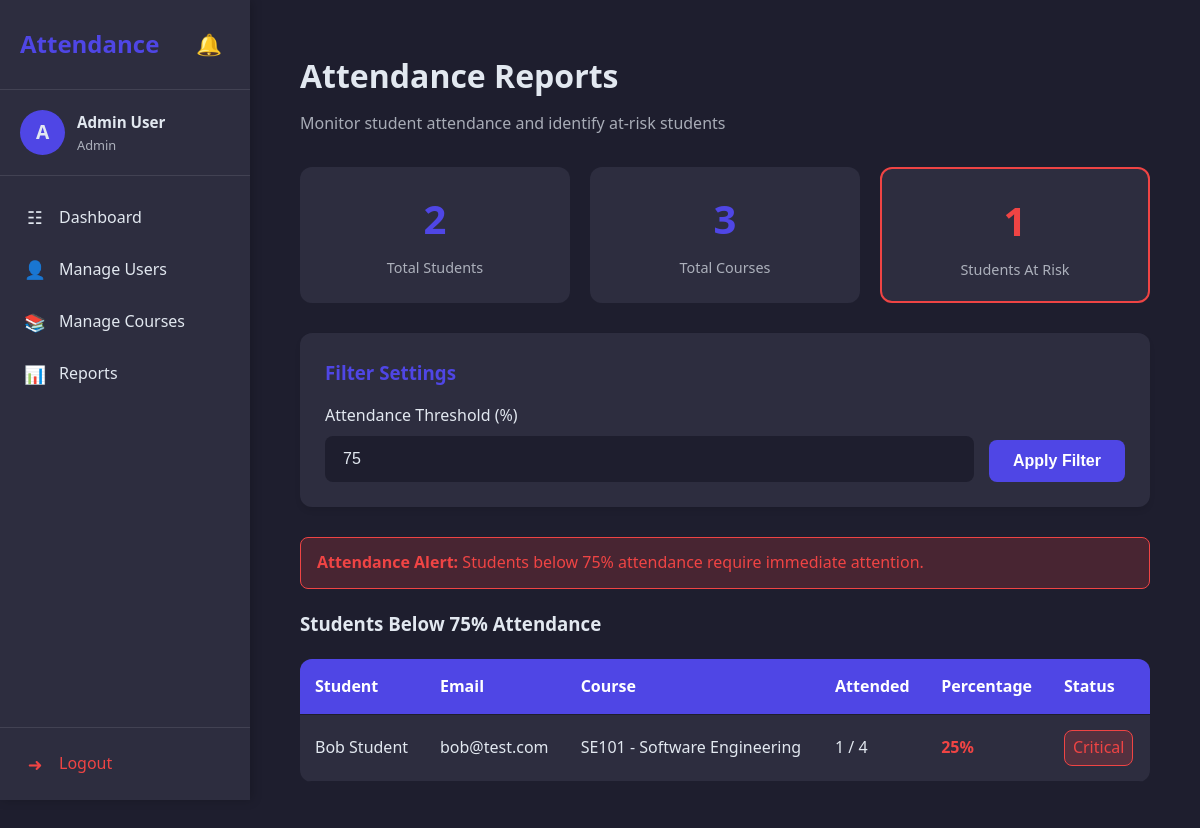
Screenshot of /admin/reports.php (signed in) with the database file from the repository.
### tables this page shows
CREATE TABLE courses (
    course_id INT AUTO_INCREMENT PRIMARY KEY,
    course_name VARCHAR(100),
    course_code VARCHAR(20),
    lecturer_id INT,
    color VARCHAR(7) DEFAULT '#4f46e5',
    FOREIGN KEY (lecturer_id) REFERENCES users(user_id)
);

CREATE TABLE users (
    user_id INT AUTO_INCREMENT PRIMARY KEY,
    name VARCHAR(100),
    email VARCHAR(100) UNIQUE,
    password VARCHAR(255),
    role ENUM('student', 'lecturer', 'admin') NOT NULL
);

### admin/reports.php (the view, shortened to what this page needs)
<?php
include '../config/db_connect.php';
include '../includes/header.php';
$threshold = isset($_GET['threshold']) ? intval($_GET['threshold']) : 75;
$low_attendance_query = "
    SELECT
        u.user_id,
        u.name as student_name,
        u.email,
        c.course_id,
        c.course_name,
        c.course_code,
        COUNT(DISTINCT a.date) as total_classes,
        SUM(CASE WHEN a.status = 'present' THEN 1 ELSE 0 END) as attended,
        ROUND((SUM(CASE WHEN a.status = 'present' THEN 1 ELSE 0 END) / COUNT(DISTINCT a.date)) * 100) as percentage
    FROM users u
    JOIN enrollments e ON u.user_id = e.student_id
    JOIN courses c ON e.course_id = c.course_id
    LEFT JOIN attendance a ON u.user_id = a.student_id AND c.course_id = a.course_id
    WHERE u.role = 'student'
    GROUP BY u.user_id, c.course_id
    HAVING total_classes > 0 AND percentage < ?
    ORDER BY percentage ASC, u.name
";
$stmt = $conn->prepare($low_attendance_query);
$stmt->bind_param("i", $threshold);
$stmt->execute();
$low_attendance = $stmt->get_result();
$total_students = $conn->query("SELECT COUNT(*) as cnt FROM users WHERE role='student'")->fetch_assoc()['cnt'];
$total_courses = $conn->query("SELECT COUNT(*) as cnt FROM courses")->fetch_assoc()['cnt'];
$at_risk_query = "
    SELECT COUNT(DISTINCT u.user_id) as cnt
    FROM users u
    JOIN enrollments e ON u.user_id = e.student_id
    JOIN courses c ON e.course_id = c.course_id
    LEFT JOIN attendance a ON u.user_id = a.student_id AND c.course_id = a.course_id
    WHERE u.role = 'student'
    GROUP BY u.user_id, c.course_id
    HAVING COUNT(DISTINCT a.date) > 0 AND
           ROUND((SUM(CASE WHEN a.status = 'present' THEN 1 ELSE 0 END) / COUNT(DISTINCT a.date)) * 100) < $threshold
";
$at_risk_result = $conn->query($at_risk_query);
$at_risk_count = $at_risk_result ? $at_risk_result->num_rows : 0;
?>
<div class="container">
    <div class="page-header">
        <h2>Attendance Reports</h2>
        <p>Monitor student attendance and identify at-risk students</p>
    </div>
    <div class="stats-grid">
        <div class="stat-card">
            <div class="stat-number"><?php echo $total_students; ?></div>
            <div class="stat-label">Total Students</div>
        </div>
        <div class="stat-card">
            <div class="stat-number"><?php echo $total_courses; ?></div>
            <div class="stat-label">Total Courses</div>
        </div>
        <div class="stat-card" style="border: 2px solid var(--danger-color);">
            <div class="stat-number" style="color: var(--danger-color);"><?php echo $at_risk_count; ?></div>
            <div class="stat-label">Students At Risk</div>
        </div>
    </div>
    <div class="card" style="margin-bottom: 30px;">
        <h3>Filter Settings</h3>
        <form action="" method="GET" style="margin-top: 15px; display: flex; flex-wrap: wrap; align-items: end; gap: 15px;">
            <div class="form-group" style="margin-bottom: 0; flex: 1; min-width: 150px;">
                <label for="threshold">Attendance Threshold (%)</label>
                <input type="number" name="threshold" id="threshold" value="<?php echo $threshold; ?>" min="1" max="100">
            </div>
            <button type="submit" class="btn btn-primary">Apply Filter</button>
        </form>
    </div>
    <div class="alert danger" style="margin-bottom: 20px;">
        <strong>Attendance Alert:</strong> Students below <?php echo $threshold; ?>% attendance require immediate attention.
    </div>
    <?php if($low_attendance->num_rows > 0): ?>
    <h3>Students Below <?php echo $threshold; ?>% Attendance</h3>
    <div class="table-container">
        <table>
            <thead>
                <tr>
                    <th>Student</th>
                    <th>Email</th>
                    <th>Course</th>
                    <th>Attended</th>
                    <th>Percentage</th>
                    <th>Status</th>
                </tr>
            </thead>
            <tbody>
                <?php
                while($row = $low_attendance->fetch_assoc()) {
                ?>
                <tr>
                    <td><?php echo htmlspecialchars($row['student_name']); ?></td>
                    <td><?php echo htmlspecialchars($row['email']); ?></td>
                    <td><?php echo htmlspecialchars($row['course_code'] . ' - ' . $row['course_name']); ?></td>
                    <td><?php echo $row['attended']; ?> / <?php echo $row['total_classes']; ?></td>
                    <td>
                        <strong style="color: <?php echo $row['percentage'] < 50 ? 'var(--danger-color)' : 'var(--warning-color)'; ?>">
                            <?php echo $row['percentage']; ?>%
                        </strong>
                    </td>
                    <td>
                        <?php if($row['percentage'] < 50): ?>
                            <span class="alert danger" style="display: inline-block; padding: 4px 8px; margin: 0;">Critical</span>
                        <?php else: ?>
                            <span class="alert warning" style="display: inline-block; padding: 4px 8px; margin: 0;">Warning</span>
                        <?php endif; ?>
                    </td>
                </tr>
                <?php } ?>
            </tbody>
        </table>
    </div>
    <?php else: ?>
        <div class="alert good">
            All students are meeting the <?php echo $threshold; ?>% attendance threshold.
        </div>
    <?php endif; ?>
</div>
<?php include '../includes/footer.php'; ?>

### assets/css/style.css (style rules this page uses)
:root { --primary-color: #4f46e5; --primary-hover: #4338ca; --secondary-color: #6366f1; --success-color: #22c55e; --warning-color: #f59e0b; --danger-color: #ef4444; --dark-bg: #1e1e2e; --dark-card: #2d2d3f; --dark-text: #e2e8f0; --light-bg: #f8fafc; --light-card: #ffffff; --light-text: #1e293b; --border-radius: 12px; --shadow: 0 4px 6px -1px rgba(0, 0, 0, 0.1); }
* { margin: 0; padding: 0; box-sizing: border-box; }
body { font-family: 'Segoe UI', Tahoma, Geneva, Verdana, sans-serif; background-color: var(--dark-bg); color: var(--dark-text); line-height: 1.6; min-height: 100vh; }
.container { max-width: 1200px; margin: 0 auto; padding: 20px; }
.form-group { margin-bottom: 20px; }
.form-group label { display: block; margin-bottom: 8px; font-weight: 500; }
.form-group input, .form-group select { width: 100%; padding: 12px 16px; border: 2px solid transparent; border-radius: 8px; background-color: var(--dark-bg); color: var(--dark-text); font-size: 1rem; transition: border-color 0.3s; }
.btn { display: inline-block; padding: 12px 24px; border: none; border-radius: 8px; font-size: 1rem; font-weight: 600; cursor: pointer; transition: all 0.3s; }
.btn-primary { background-color: var(--primary-color); color: white; }
.card { background-color: var(--dark-card); border-radius: var(--border-radius); padding: 25px; box-shadow: var(--shadow); transition: transform 0.3s; }
.card h3 { margin-bottom: 15px; color: var(--primary-color); }
.alert { padding: 12px 16px; border-radius: 8px; margin: 15px 0; font-weight: 500; }
.alert.danger { background-color: rgba(239, 68, 68, 0.2); color: var(--danger-color); border: 1px solid var(--danger-color); }
.table-container { overflow-x: auto; }
table { width: 100%; border-collapse: collapse; margin-top: 20px; background-color: var(--dark-card); border-radius: var(--border-radius); overflow: hidden; }
table th, table td { padding: 15px; text-align: left; border-bottom: 1px solid var(--dark-bg); }
table th { background-color: var(--primary-color); color: white; font-weight: 600; }
.page-header { margin-bottom: 30px; }
.page-header h2 { font-size: 2rem; margin-bottom: 10px; }
.page-header p { opacity: 0.7; }
.stats-grid { display: grid; grid-template-columns: repeat(auto-fit, minmax(200px, 1fr)); gap: 20px; margin-bottom: 30px; }
.stat-card { background-color: var(--dark-card); padding: 20px; border-radius: var(--border-radius); text-align: center; }
.stat-card .stat-number { font-size: 2.5rem; font-weight: bold; color: var(--primary-color); }
.stat-card .stat-label { opacity: 0.7; margin-top: 5px; }
.stat-card .stat-label { font-size: 0.9rem; opacity: 0.7; }

### rows the page displays
courses: users.name "Bob Student", users.email "bob@test.com", course_code+course_name "SE101 - Software Engineering", attended "1", total_classes "4", percentage "25"

### other values shown
substr($_SESSION['name'], 0, 1) "A"
$_SESSION['name'] "Admin User"
$_SESSION['role'] "Admin"
$total_students "2"
$total_courses "3"
$at_risk_count "1"
$threshold "75"
